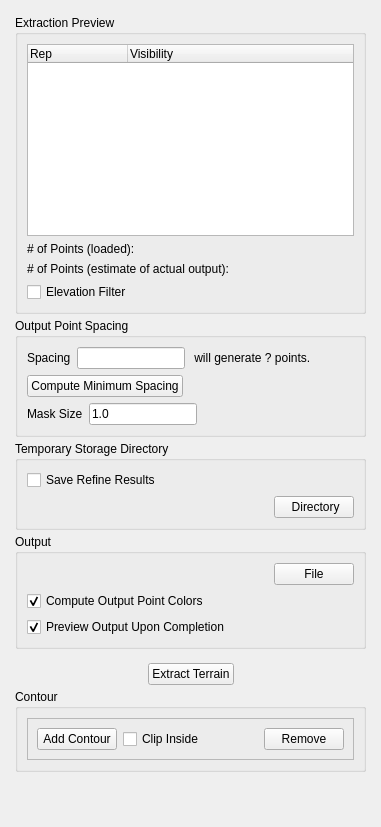
     <widget class="QWidget" name="tabExtractTerrain">
      <attribute name="title">
       <string>Terrain Extraction</string>
      </attribute>
      <layout class="QVBoxLayout">
       <item>
        <widget class="QFrame" name="TerrainOptionsFrame">
         <property name="enabled">
          <bool>true</bool>
         </property>
         <property name="sizePolicy">
          <sizepolicy hsizetype="Preferred" vsizetype="Preferred">
           <horstretch>0</horstretch>
           <verstretch>0</verstretch>
          </sizepolicy>
         </property>
         <property name="lineWidth">
          <number>0</number>
         </property>
         <layout class="QGridLayout" name="terrainOptionsLayout">
          <property name="margin">
           <number>4</number>
          </property>
          <property name="spacing">
           <number>4</number>
          </property>
          <item row="24" column="0">
           <layout class="QHBoxLayout">
            <item>
             <spacer name="horizontalSpacer_8">
              <property name="orientation">
               <enum>Qt::Horizontal</enum>
              </property>
              <property name="sizeHint" stdset="0">
               <size>
                <width>40</width>
                <height>20</height>
               </size>
              </property>
             </spacer>
            </item>
            <item>
             <widget class="QPushButton" name="processFullExtraction">
              <property name="text">
               <string>Extract Terrain</string>
              </property>
             </widget>
            </item>
            <item>
             <spacer name="horizontalSpacer_7">
              <property name="orientation">
               <enum>Qt::Horizontal</enum>
              </property>
              <property name="sizeHint" stdset="0">
               <size>
                <width>40</width>
                <height>20</height>
               </size>
              </property>
             </spacer>
            </item>
           </layout>
          </item>
          <item row="26" column="0">
           <spacer name="verticalSpacer">
            <property name="orientation">
             <enum>Qt::Vertical</enum>
            </property>
            <property name="sizeHint" stdset="0">
             <size>
              <width>20</width>
              <height>40</height>
             </size>
            </property>
           </spacer>
          </item>
          <item row="5" column="0">
           <widget class="QGroupBox" name="cacheGroup">
            <property name="title">
             <string>Temporary Storage Directory</string>
            </property>
            <property name="checkable">
             <bool>false</bool>
            </property>
            <property name="checked">
             <bool>false</bool>
            </property>
            <layout class="QGridLayout" name="gridLayout_3">
             <item row="1" column="2">
              <widget class="QPushButton" name="cacheDirectoryButton">
               <property name="enabled">
                <bool>true</bool>
               </property>
               <property name="sizePolicy">
                <sizepolicy hsizetype="Fixed" vsizetype="Fixed">
                 <horstretch>0</horstretch>
                 <verstretch>0</verstretch>
                </sizepolicy>
               </property>
               <property name="text">
                <string> Directory</string>
               </property>
              </widget>
             </item>
             <item row="1" column="0">
              <widget class="QLabel" name="CacheDirectoryLabel">
               <property name="enabled">
                <bool>true</bool>
               </property>
               <property name="sizePolicy">
                <sizepolicy hsizetype="Ignored" vsizetype="Preferred">
                 <horstretch>0</horstretch>
                 <verstretch>0</verstretch>
                </sizepolicy>
               </property>
               <property name="text">
                <string/>
               </property>
               <property name="scaledContents">
                <bool>false</bool>
               </property>
               <property name="alignment">
                <set>Qt::AlignLeading|Qt::AlignLeft|Qt::AlignVCenter</set>
               </property>
              </widget>
             </item>
             <item row="1" column="1">
              <spacer name="horizontalSpacer_3">
               <property name="orientation">
                <enum>Qt::Horizontal</enum>
               </property>
               <property name="sizeType">
                <enum>QSizePolicy::Fixed</enum>
               </property>
               <property name="sizeHint" stdset="0">
                <size>
                 <width>20</width>
                 <height>20</height>
                </size>
               </property>
              </spacer>
             </item>
             <item row="0" column="0">
              <widget class="QCheckBox" name="saveRefinedCheckBox">
               <property name="text">
                <string>Save Refine Results</string>
               </property>
              </widget>
             </item>
            </layout>
           </widget>
          </item>
          <item row="6" column="0">
           <widget class="QGroupBox" name="autoSaveExtractionGroup">
            <property name="title">
             <string>Output</string>
            </property>
            <property name="checkable">
             <bool>false</bool>
            </property>
            <property name="checked">
             <bool>false</bool>
            </property>
            <layout class="QGridLayout" name="gridLayout_2">
             <item row="0" column="1">
              <spacer name="horizontalSpacer_2">
               <property name="orientation">
                <enum>Qt::Horizontal</enum>
               </property>
               <property name="sizeType">
                <enum>QSizePolicy::Fixed</enum>
               </property>
               <property name="sizeHint" stdset="0">
                <size>
                 <width>20</width>
                 <height>20</height>
                </size>
               </property>
              </spacer>
             </item>
             <item row="0" column="2">
              <widget class="QPushButton" name="autoSaveFileButton">
               <property name="sizePolicy">
                <sizepolicy hsizetype="Fixed" vsizetype="Fixed">
                 <horstretch>0</horstretch>
                 <verstretch>0</verstretch>
                </sizepolicy>
               </property>
               <property name="text">
                <string>File</string>
               </property>
              </widget>
             </item>
             <item row="0" column="0">
              <widget class="QLabel" name="autoSaveLabel">
               <property name="sizePolicy">
                <sizepolicy hsizetype="Ignored" vsizetype="Preferred">
                 <horstretch>0</horstretch>
                 <verstretch>0</verstretch>
                </sizepolicy>
               </property>
               <property name="text">
                <string/>
               </property>
               <property name="alignment">
                <set>Qt::AlignRight|Qt::AlignTrailing|Qt::AlignVCenter</set>
               </property>
              </widget>
             </item>
             <item row="1" column="0">
              <widget class="QCheckBox" name="computeColor">
               <property name="toolTip">
                <string>Determine color for extracted terrain points based on input point colors (if present)</string>
               </property>
               <property name="text">
                <string>Compute Output Point Colors</string>
               </property>
               <property name="checked">
                <bool>true</bool>
               </property>
              </widget>
             </item>
             <item row="2" column="0">
              <widget class="QCheckBox" name="previewOnCompletionCheckBox">
               <property name="text">
                <string>Preview Output Upon Completion</string>
               </property>
               <property name="checked">
                <bool>true</bool>
               </property>
              </widget>
             </item>
            </layout>
           </widget>
          </item>
          <item row="25" column="0">
           <widget class="QGroupBox" name="TerrainContourGroup">
            <property name="title">
             <string>Contour</string>
            </property>
            <layout class="QVBoxLayout" name="verticalLayout">
             <item>
              <widget class="QFrame" name="frame_2">
               <property name="frameShape">
                <enum>QFrame::StyledPanel</enum>
               </property>
               <property name="frameShadow">
                <enum>QFrame::Raised</enum>
               </property>
               <layout class="QHBoxLayout" name="horizontalLayout_3">
                <item>
                 <widget class="QPushButton" name="addTerrainContourButton">
                  <property name="text">
                   <string>Add Contour</string>
                  </property>
                 </widget>
                </item>
                <item>
                 <widget class="QCheckBox" name="terrainClipInsideCheckBox">
                  <property name="text">
                   <string>Clip Inside</string>
                  </property>
                  <property name="checked">
                   <bool>false</bool>
                  </property>
                 </widget>
                </item>
                <item>
                 <spacer name="horizontalSpacer_4">
                  <property name="orientation">
                   <enum>Qt::Horizontal</enum>
                  </property>
                  <property name="sizeHint" stdset="0">
                   <size>
                    <width>40</width>
                    <height>20</height>
                   </size>
                  </property>
                 </spacer>
                </item>
                <item>
                 <widget class="QPushButton" name="removeTerrainContourButton">
                  <property name="text">
                   <string>Remove</string>
                  </property>
                 </widget>
                </item>
               </layout>
              </widget>
             </item>
            </layout>
           </widget>
          </item>
          <item row="9" column="0">
           <spacer name="verticalSpacer_2">
            <property name="orientation">
             <enum>Qt::Vertical</enum>
            </property>
            <property name="sizeType">
             <enum>QSizePolicy::Fixed</enum>
            </property>
            <property name="sizeHint" stdset="0">
             <size>
              <width>10</width>
              <height>10</height>
             </size>
            </property>
           </spacer>
          </item>
          <item row="2" column="0">
           <widget class="QGroupBox" name="ResolutionGroup">
            <property name="title">
             <string>Output Point Spacing</string>
            </property>
            <layout class="QVBoxLayout" name="verticalLayout_2">
             <item>
              <layout class="QHBoxLayout" name="horizontalLayout_4">
               <item>
                <widget class="QLabel" name="label_15">
                 <property name="text">
                  <string>Spacing</string>
                 </property>
                </widget>
               </item>
               <item>
                <widget class="QLineEdit" name="resolutionEdit"/>
               </item>
               <item>
                <widget class="QLabel" name="scaleNumPointsLabel">
                 <property name="text">
                  <string> will generate ? points. </string>
                 </property>
                </widget>
               </item>
               <item>
                <spacer name="horizontalSpacer">
                 <property name="orientation">
                  <enum>Qt::Horizontal</enum>
                 </property>
                 <property name="sizeHint" stdset="0">
                  <size>
                   <width>40</width>
                   <height>20</height>
                  </size>
                 </property>
                </spacer>
               </item>
              </layout>
             </item>
             <item>
              <layout class="QHBoxLayout" name="horizontalLayout_2">
               <item>
                <widget class="QPushButton" name="detailedResolutionButton">
                 <property name="toolTip">
                  <string>Compute suggested minimum spacing from all the input points</string>
                 </property>
                 <property name="text">
                  <string>Compute Minimum Spacing</string>
                 </property>
                </widget>
               </item>
               <item>
                <spacer name="horizontalSpacer_6">
                 <property name="orientation">
                  <enum>Qt::Horizontal</enum>
                 </property>
                 <property name="sizeHint" stdset="0">
                  <size>
                   <width>40</width>
                   <height>20</height>
                  </size>
                 </property>
                </spacer>
               </item>
              </layout>
             </item>
             <item>
              <layout class="QGridLayout">
               <item row="0" column="0">
                <widget class="QLabel" name="label_8">
                 <property name="toolTip">
                  <string>At 0, all samples are used thus more robust to noise (but slower), while increasing towards 1 tends towards a more even sampling (faster, but may not work well if the data is anisotropic)</string>
                 </property>
                 <property name="whatsThis">
                  <string>At 0, all samples are used thus more robust to noise (but slower), while increasing towards 1 tends towards a more even sampling (faster, but may not work well if the data is anisotropic)</string>
                 </property>
                 <property name="text">
                  <string>Mask Size</string>
                 </property>
                 <property name="textInteractionFlags">
                  <set>Qt::LinksAccessibleByMouse</set>
                 </property>
                 <property name="buddy">
                  <cstring></cstring>
                 </property>
                </widget>
               </item>
               <item row="0" column="1">
                <widget class="QLineEdit" name="MaskSize">
                 <property name="sizePolicy">
                  <sizepolicy hsizetype="Preferred" vsizetype="Fixed">
                   <horstretch>0</horstretch>
                   <verstretch>0</verstretch>
                  </sizepolicy>
                 </property>
                 <property name="toolTip">
                  <string>At 0, all samples are used thus more robust to noise (but slower), while increasing towards 1 tends towards a more even sampling (faster, but may not work well if the data is anisotropic)</string>
                 </property>
                 <property name="whatsThis">
                  <string>At 0, all samples are used thus more robust to noise (but slower), while increasing towards 1 tends towards a more even sampling (faster, but may not work well if the data is anisotropic)</string>
                 </property>
                 <property name="text">
                  <string>1.0</string>
                 </property>
                </widget>
               </item>
               <item row="0" column="2">
                <spacer name="horizontalSpacer_5">
                 <property name="orientation">
                  <enum>Qt::Horizontal</enum>
                 </property>
                 <property name="sizeHint" stdset="0">
                  <size>
                   <width>40</width>
                   <height>20</height>
                  </size>
                 </property>
                </spacer>
               </item>
              </layout>
             </item>
            </layout>
           </widget>
          </item>
          <item row="0" column="0" rowspan="2">
           <widget class="QGroupBox" name="groupBox">
            <property name="minimumSize">
             <size>
              <width>0</width>
              <height>0</height>
             </size>
            </property>
            <property name="title">
             <string>Extraction Preview</string>
            </property>
            <layout class="QVBoxLayout" name="verticalLayout_3">
             <item>
              <widget class="QTreeWidget" name="extractionTreeWidget">
               <property name="enabled">
                <bool>true</bool>
               </property>
               <property name="sizePolicy">
                <sizepolicy hsizetype="Preferred" vsizetype="Preferred">
                 <horstretch>0</horstretch>
                 <verstretch>0</verstretch>
                </sizepolicy>
               </property>
               <property name="selectionMode">
                <enum>QAbstractItemView::SingleSelection</enum>
               </property>
               <column>
                <property name="text">
                 <string>Rep</string>
                </property>
               </column>
               <column>
                <property name="text">
                 <string>Visibility</string>
                </property>
               </column>
              </widget>
             </item>
             <item>
              <layout class="QHBoxLayout" name="horizontalLayout">
               <item>
                <widget class="QLabel" name="label_13">
                 <property name="text">
                  <string># of Points (loaded): </string>
                 </property>
                </widget>
               </item>
               <item>
                <widget class="QLabel" name="numPointsLabel">
                 <property name="sizePolicy">
                  <sizepolicy hsizetype="Fixed" vsizetype="Preferred">
                   <horstretch>0</horstretch>
                   <verstretch>0</verstretch>
                  </sizepolicy>
                 </property>
                 <property name="minimumSize">
                  <size>
                   <width>100</width>
                   <height>0</height>
                  </size>
                 </property>
                 <property name="maximumSize">
                  <size>
                   <width>100</width>
                   <height>16777215</height>
                  </size>
                 </property>
                 <property name="baseSize">
                  <size>
                   <width>0</width>
                   <height>0</height>
                  </size>
                 </property>
                 <property name="text">
                  <string/>
                 </property>
                 <property name="alignment">
                  <set>Qt::AlignRight|Qt::AlignTrailing|Qt::AlignVCenter</set>
                 </property>
                </widget>
               </item>
              </layout>
             </item>
             <item>
              <layout class="QHBoxLayout" name="horizontalLayout_5">
               <item>
                <widget class="QLabel" name="label_2">
                 <property name="text">
                  <string># of Points (estimate of actual output):</string>
                 </property>
                </widget>
               </item>
               <item>
                <widget class="QLabel" name="numActualPointsLabel">
                 <property name="minimumSize">
                  <size>
                   <width>100</width>
                   <height>0</height>
                  </size>
                 </property>
                 <property name="text">
                  <string/>
                 </property>
                 <property name="alignment">
                  <set>Qt::AlignRight|Qt::AlignTrailing|Qt::AlignVCenter</set>
                 </property>
                </widget>
               </item>
              </layout>
             </item>
             <item>
              <widget class="QCheckBox" name="extractionElevationFilter">
               <property name="text">
                <string>Elevation Filter</string>
               </property>
              </widget>
             </item>
            </layout>
           </widget>
          </item>
         </layout>
        </widget>
       </item>
      </layout>
     </widget>
